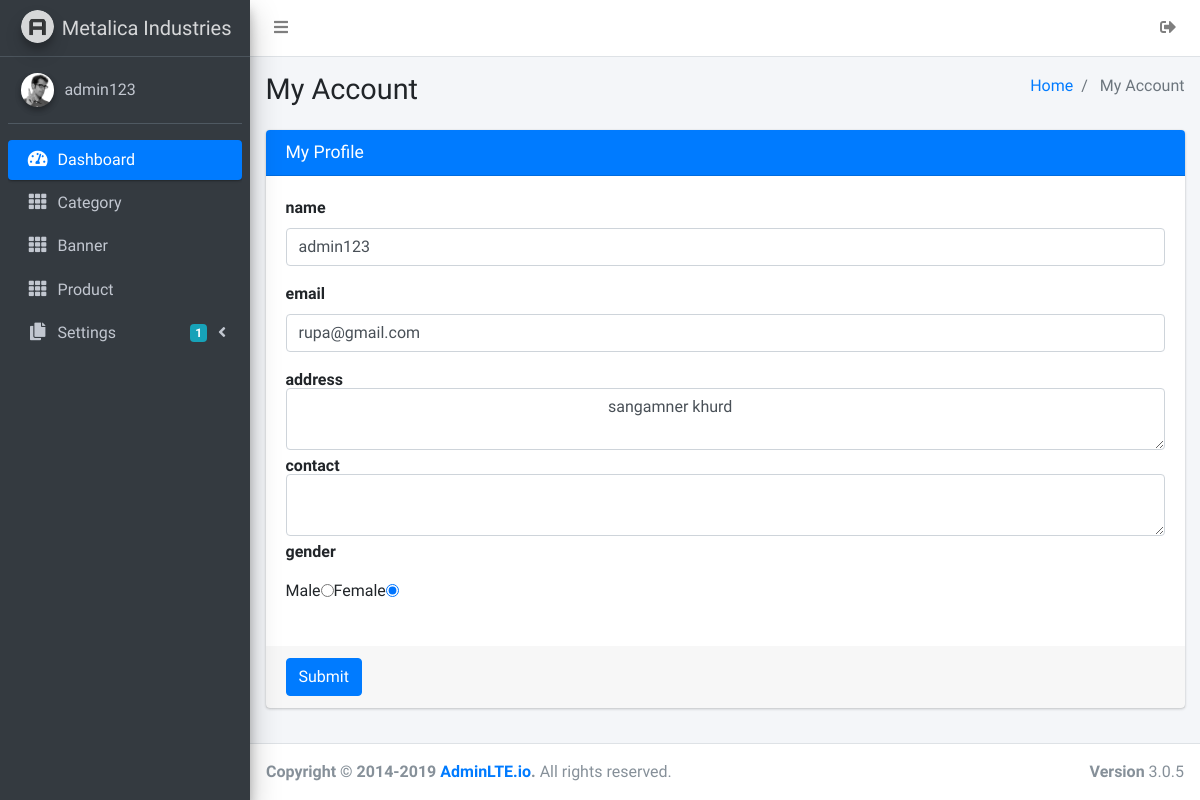
/admin/account.php (signed in), run on the app's committed database.
### tables this page shows
CREATE TABLE `users` (
  `u_id` int(20) NOT NULL,
  `u_username` varchar(100) NOT NULL,
  `u_password` varchar(100) NOT NULL,
  `u_email` varchar(50) NOT NULL,
  `u_contact` varchar(13) NOT NULL,
  `u_address` varchar(100) NOT NULL,
  `u_gender` varchar(20) NOT NULL,
  `u_role` varchar(50) NOT NULL,
  `u_createdat` timestamp(6) NOT NULL DEFAULT current_timestamp(6),
  `u_updatedat` timestamp(6) NOT NULL DEFAULT current_timestamp(6) ON UPDATE current_timestamp(6),
  `u_status` varchar(50) NOT NULL
);

### admin/account.php (the view, shortened to what this page needs)
<?php
include('../connection/dbcon.php');
 if($_SESSION['uid']!="")
 {
$u_id=$_SESSION['uid'];
$qry="SELECT * FROM `users` WHERE `u_id`='$u_id' ";
$run=mysqli_query($con,$qry);
 $num = mysqli_fetch_array($run);
if($num['u_id']!= "")
{
foreach ($run as $row)
{
 $u_username=$row['u_username'];
 $u_email=$row['u_email'];
 $u_contact=$row['u_contact'];
 $u_address=$row['u_address'];
 $u_gender=$row['u_gender'];
}
}
}
include('layouts/header.php');
?>
<body class="hold-transition sidebar-mini">
<div class="wrapper">
  <?php
include('layouts/navbar.php');
include('layouts/sidebar.php');
?>
  <div class="content-wrapper">
    <section class="content-header">
      <div class="container-fluid">
        <div class="row mb-2">
          <div class="col-sm-6">
            <h1> My Account</h1>
          </div>
          <div class="col-sm-6">
            <ol class="breadcrumb float-sm-right">
              <li class="breadcrumb-item"><a href="../index.php">Home</a></li>
              <li class="breadcrumb-item active"> My Account </li>
            </ol>
          </div>
        </div>
      </div>
    </section>
    <section class="content">
      <div class="container-fluid">
        <div class="row">
          <div class="col-md-12">
            <div class="card card-primary">
              <div class="card-header">
                <h3 class="card-title">My Profile </h3>
              </div>
              <form role="form" method="post" enctype="multipart/form-data">
                <div class="card-body">
                  <div class="form-group">
                    <label for="exampleInputFile">name</label>
                    <div class="input-group">
                      <div class="custom-file">
                        <input type="text" name="u_username" value="<?php if($u_username!="") { echo $u_username; } else { } ?>" class="form-control" id="exampleInputFile" required>                     </div>
                      </div>
              </div>
  <div class="form-group">
                    <label for="exampleInputFile">email</label>
                    <div class="input-group">
                      <div class="custom-file">
                        <input type="text" name="u_email" value="<?php if($u_email!="") { echo $u_email; } else { } ?>" class="form-control" id="exampleInputFile" required>                     </div>
                      </div>
              </div>
               <div class="form-group">
                    <label for="exampleInputFile">address</label>
                    <div class="input-group">
                      <div class="custom-file">
                        <textarea  name="u_address" value="<?php if($u_address!="") { echo $u_address; } else { } ?>" class="form-control" required>
                          <?php if($u_address!="") { echo $u_address; } else { } ?>
                        </textarea>
                                             </div>
                      </div>
              </div>
              <div class="form-group">
                    <label for="exampleInputFile">contact</label>
                    <div class="input-group">
                      <div class="custom-file">
                        <textarea  name="u_contact" value="<?php if($u_contact!="") { echo $u_contact; } else { } ?>" class="form-control" required>
                          <?php if($u_contact!="") { echo $u_contact; } else { } ?>
                        </textarea>
                                             </div>
                      </div>
              </div>
              <div class="form-group">
                    <label for="exampleInputFile">gender</label>
                    <div class="input-group">
                      <div class="custom-file">
                        Male <input type="radio" name="u_gender" value="MALE" <?php if($u_gender=="MALE"){ echo "checked"; } else { } ?>>
                        Female <input type="radio" name="u_gender" value="FEMALE" <?php if($u_gender=="FEMALE"){ echo "checked"; } else { } ?>>
                                             </div>
                      </div>
              </div>
                </div>
                <div class="card-footer">
                  <input type="submit" name="submit" class="btn btn-primary">
                </div>
              </form>
            </div>
          </div>
        </div>
      </div>
    </section>
  </div>
  <?php
include('layouts/footer.php');
?>

### data on the page
users: u_username "admin123", u_email "rupa@gmail.com", u_address "sangamner khurd", u_gender "☑"

### other printed values
$_SESSION['u_username'] "admin123"
